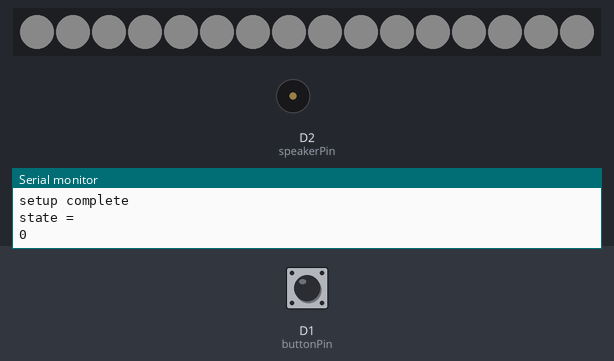
Recording of a sketch running on a simulated ESP8266 (NodeMCU). Parts: 16 RGB LEDs in strip order, left to right, buzzer (waves = sounding, pin HIGH), the last lines printed to the serial monitor. Inputs (shaded band) come from the test bench; at power-on: D1 (buttonPin) HIGH. Dim RGB values are drawn brighter than linear.

Above: at 0.97 s.
1.3 s: D1 (buttonPin) pulled LOW for 0.15 s
At 2.2 s:
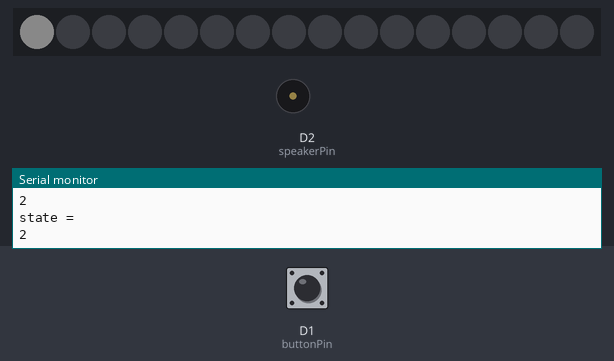
4.4 s: D1 (buttonPin) pulled LOW for 1 s
At 5.56 s:
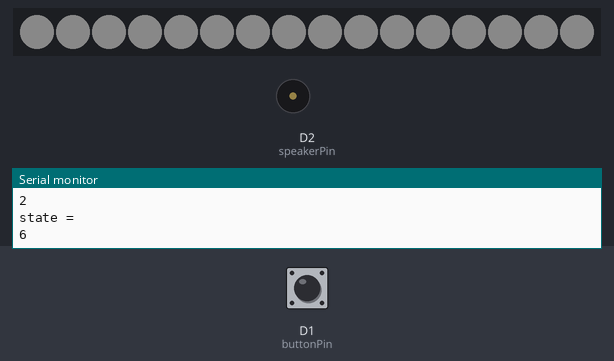
6.0 s: D1 (buttonPin) pulsed LOW 5 times (0.12 s each, 0.3 s apart)
At 9.4 s:
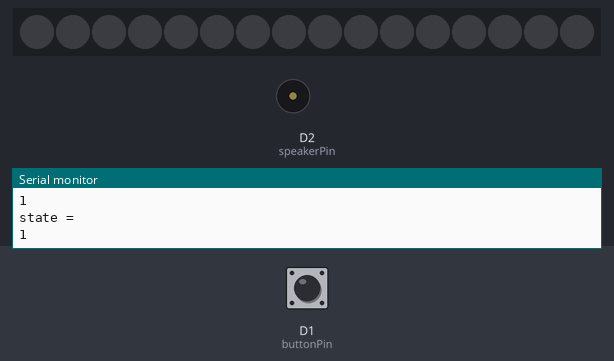
10.5 s: D1 (buttonPin) pulled LOW for 0.15 s
At 13.2 s:
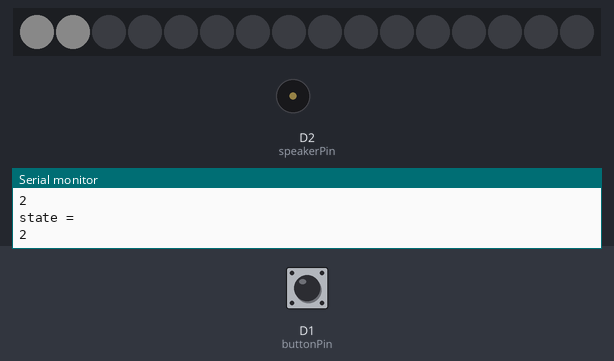
Timing chart, 0 to 14.6 s (numbered marks = the images above; inputs shaded):
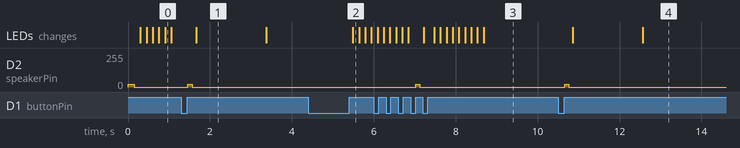

The sketch:

Stateful.ino
```cpp
#include "neopixel.h"

/*

	THIS IS A QUICK EXAMPLE OF A PROJECT THAT INVOLVES
	A SERIES OF STATES

	Imagine we're making a Pomodoro timer
	You'll have a few different states
  Like this https://blog.particle.io/2016/06/28/neopixels/

	The Pomodoro Technique is simple–to keep yourself alert and productive,
	work in 25 minute intervals then give yourself a 5 minute break.
	A 25 minute work period and 5 minute rest period constitutes one “pomodoro”.
	After four cycles, you should give yourself a longer break of 15-30 minutes.
	Four cycles of work and rest is called a “cycle” or “set”.

  We would have
	- A neopixel ring
	- A a button to start/stop
	- A piezo to make a beep in between intervals

	Simple.

	First we're going to have a few states
	- We'll want to show that the device is started up and ready to roll
	- We'll want a waiting to start state (i.e. nothing's happening)
	- We'll want a state for the main interval
	- We'll want a state for the 5 minute reset state

	Each of these will have different behaviors and actions.

	First let's define the states that we want...

*/

# define STATE_WELCOME 0
# define STATE_WAITING 1
# define STATE_INTERVAL 2
# define STATE_INTERVAL_COMPLETED 3
# define STATE_RESTING 4
# define STATE_RESTING_COMPLETED 5
# define STATE_RESET 6

// we also need a variable to store the state...

volatile int state = 0;

// We know we have a few inputs so
// set them up

int buttonPin = D1;

// IMPORTANT: Set pixel COUNT, PIN and TYPE
#define PIXEL_PIN D0
#define PIXEL_COUNT 16
#define PIXEL_TYPE WS2812

Adafruit_NeoPixel strip = Adafruit_NeoPixel(PIXEL_COUNT, PIXEL_PIN, PIXEL_TYPE);

// Finally set the speaker
int speakerPin = D2;


void setup() {

 Serial.begin(9600);
 Serial.println("setup complete");


 // add the neopixels
 strip.begin();
 strip.show();
 // Initialize all pixels to 'off'

 pinMode( speakerPin, OUTPUT );


 // add the button with a pull up resistor
 pinMode( buttonPin, INPUT_PULLUP );

 // attach an interrupt
 attachInterrupt( buttonPin, handleChangeState, RISING);


}


void loop() {

	// Our loop becomes a place to decide which state is shown
	// And nothing more.
	// Each separate function controls output and input indepedently
  Serial.println( "state = " );
  Serial.println( state );

 switch( state ){
   case STATE_WELCOME:
     doWelcomeState();
     break;
   case STATE_WAITING:
     doWaitingState();
     break;
   case STATE_INTERVAL:
     doIntervalState();
     break;
   case STATE_INTERVAL_COMPLETED:
		 doIntervalCompletedState();
     break;
   case STATE_RESTING:
		 doRestingState();
     break;
   case STATE_RESTING_COMPLETED:
		 doRestingCompletedState();
     break;
   case STATE_RESET:
		 doResetState();
     break;

 }


}


// Add debouncing...
long lastDebounceTime = 0;
long debounceDelay = 250; // 50 mS

void handleChangeState(){

  //if current time minus the last trigger time is greater than
  if ((millis() - lastDebounceTime) < debounceDelay)
  {
    //the delay (debounce) time isn't right
    return;
  }

  //switch was pressed, do whatever you need to here
  lastDebounceTime = millis();

  switch( state ){
    case STATE_WELCOME:
      // do nothing ...
      // the button shouldn't trigger anything here
      break;
    case STATE_WAITING:
      // change the state to interval
      state = STATE_INTERVAL;
      break;
    case STATE_INTERVAL:
      // if a button push happens here
      // we should reset everything
      state = STATE_RESET;
      break;
    case STATE_INTERVAL_COMPLETED:
      // if a button push happens here
      // we should reset everything
      state = STATE_RESET;
      break;
    case STATE_RESTING:
      // if a button push happens here
      // we should reset everything
      state = STATE_RESET;
      break;
    case STATE_RESTING_COMPLETED:
      // if a button push happens here
      // we should reset everything
      state = STATE_RESET;
      break;

  }

}

/***************************

  WELCOME STATE

***************************/

void doWelcomeState(){

  beep( 150 );
  blink( 3 );
  // now move to the waiting state...
  state = STATE_WAITING;

}

/***************************

  WAITING STATE

***************************/

void doWaitingState(){

  // We're going to show and do nothing
  // until we get a button push

  // we coudl add a breathing or pulsing indicator
  // that it's active and waiting for input

}


/***************************

  INTERVAL STATE

***************************/

//int INTERVAL_TIME = 25*60*1000; // 25 minutes
int INTERVAL_TIME = 60*1000; // 25 minutes
long startedIntervalAt = -1;

void doIntervalState(){

  // if this is the beginning...
  // let's keep a record of the time elapsed
  if( startedIntervalAt == -1 ){
    startedIntervalAt = millis();
    beep( 100 );
  }


  // how many milliseconds have elapsed
  int timeElapsed = millis() - startedIntervalAt;

  int numPixelsToLight = map( timeElapsed, 0, INTERVAL_TIME, 0, strip.numPixels() );

  for( int i = 0; i < strip.numPixels(); i++ ){
    if( i <= numPixelsToLight ){
      strip.setPixelColor(i, strip.Color( 10,10,10 ));  // turn all pixels off
    }else{
      strip.setPixelColor(i, 0);  // turn all pixels off
    }
  }
  strip.show();

  // if we're beyond the time, let's move on
  if( timeElapsed > INTERVAL_TIME ){
    state = STATE_INTERVAL_COMPLETED;
  }

  delay( 100 );
}

/***************************

  INTERVAL COMPLETED

***************************/

void doIntervalCompletedState(){
  beep( 150 );
  wipeDownNeoPixels();

  state = STATE_RESTING;
}


/***************************

  RESTING STATE

***************************/

//int REST_TIME = 5*60*1000; // 25 minutes
int REST_TIME = 30*1000; // 25 minutes
long startedRestingAt = -1;

void doRestingState(){

  // if this is the beginning...
  // let's keep a record of the time elapsed
  if( startedRestingAt == -1 )
    startedRestingAt = millis();

  // how many milliseconds have elapsed
  int timeElapsed = millis() - startedRestingAt;

  int numPixelsToLight = map( timeElapsed, 0, INTERVAL_TIME, 0, strip.numPixels() );

  for( int i = 0; i < strip.numPixels(); i++ ){
    if( i <= numPixelsToLight ){
      strip.setPixelColor(i, strip.Color( 10,0,10 ));  // turn all pixels off
    }else{
      strip.setPixelColor(i, 0);  // turn all pixels off
    }
  }
  strip.show();

  // if we're beyond the time, let's move on
  if( timeElapsed > INTERVAL_TIME ){
    state = STATE_RESTING_COMPLETED;
  }

  delay( 100 );

}

/***************************

  RESTING COMPLETED

***************************/


void doRestingCompletedState(){


  wipeDownNeoPixels();

  for( int i = 0; i<5; i++){
    blink( 1 );
  }

  startedIntervalAt = -1;
  startedRestingAt = -1;
  state = STATE_WAITING;
  delay( 100 );
}


void doResetState(){
  for( int i = 0; i<5; i++){
    blink( 1 );
  }
  startedIntervalAt = -1;
  startedRestingAt = -1;
  state = STATE_WAITING;

}


/***************************

   SPEAKER METHODS

***************************/


void beep(unsigned char delayms){
  analogWrite(speakerPin, 20);      // Almost any value can be used except 0 and 255
                           // experiment to get the best tone
  delay(delayms);          // wait for a delayms ms
  analogWrite(speakerPin, 0);       // 0 turns it off
  delay(delayms);          // wait for a delayms ms
}


/***************************

  NEPIXEL HELPERS

***************************/

void wipeDownNeoPixels(){

  for (int i=strip.numPixels() - 1; i >= 0; i--) {
    strip.setPixelColor(i, 0);
    strip.show();
    delay( 200 );
  }

}

void blink( int times ){
  // blink n times
  for( int i = 0 ; i < times; i++ ){
    allNeopixelsOn();
    delay( 150);
    allNeopixelsOff();
    delay( 150);
  }

}

void allNeopixelsOn(){
  for (int i=0; i < strip.numPixels(); i++) {
    strip.setPixelColor(i, strip.Color( 10,10,10 ));  // turn all pixels off
  }
  strip.show();
}

void allNeopixelsOff(){
  for (int i=0; i < strip.numPixels(); i++) {
    strip.setPixelColor(i, 0);  // turn all pixels off
  }
  strip.show();
}
```

Measured:
- after the input at 1.3 s, D2 (speakerPin): 0/255 → 20/255 after 0.16 s, → 0/255 0.10 s later; the LEDs: change after 0.36 s (image 1)
- after the input at 4.4 s, the LEDs: change after 1.1 s (image 2)
- after the input at 6.0 s, D2 (speakerPin): 0/255 → 20/255 after 1.0 s, → 0/255 0.10 s later; the LEDs: first differ from a run without the input after 1.2 s (image 3 shows a later state)
- after the input at 10.5 s, D2 (speakerPin): 0/255 → 20/255 after 0.16 s, → 0/255 0.10 s later; the LEDs: first change after 0.36 s (image 4 shows a later state)
